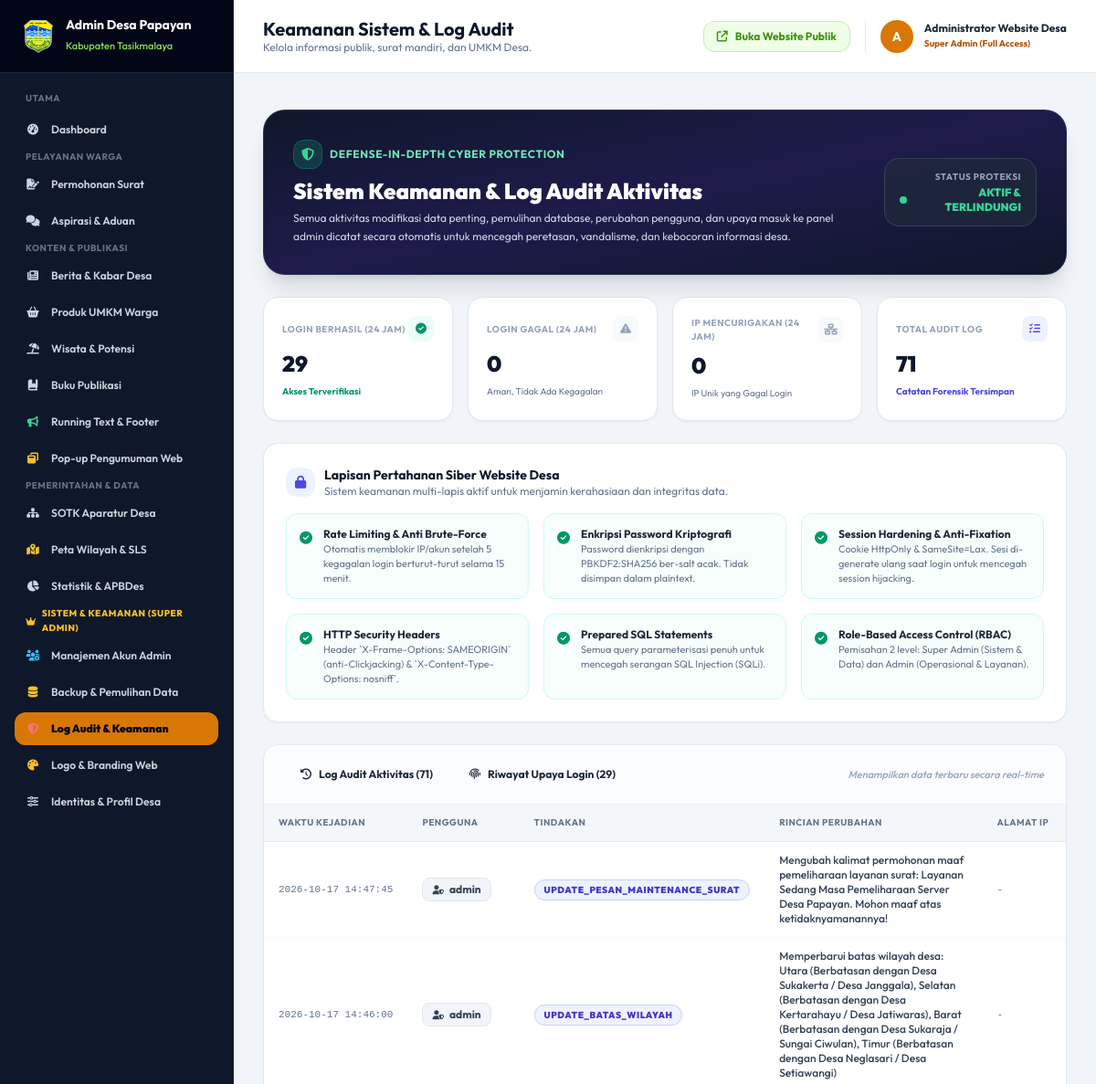
The page /admin/keamanan (signed in, upper part) on the database as committed earlier.
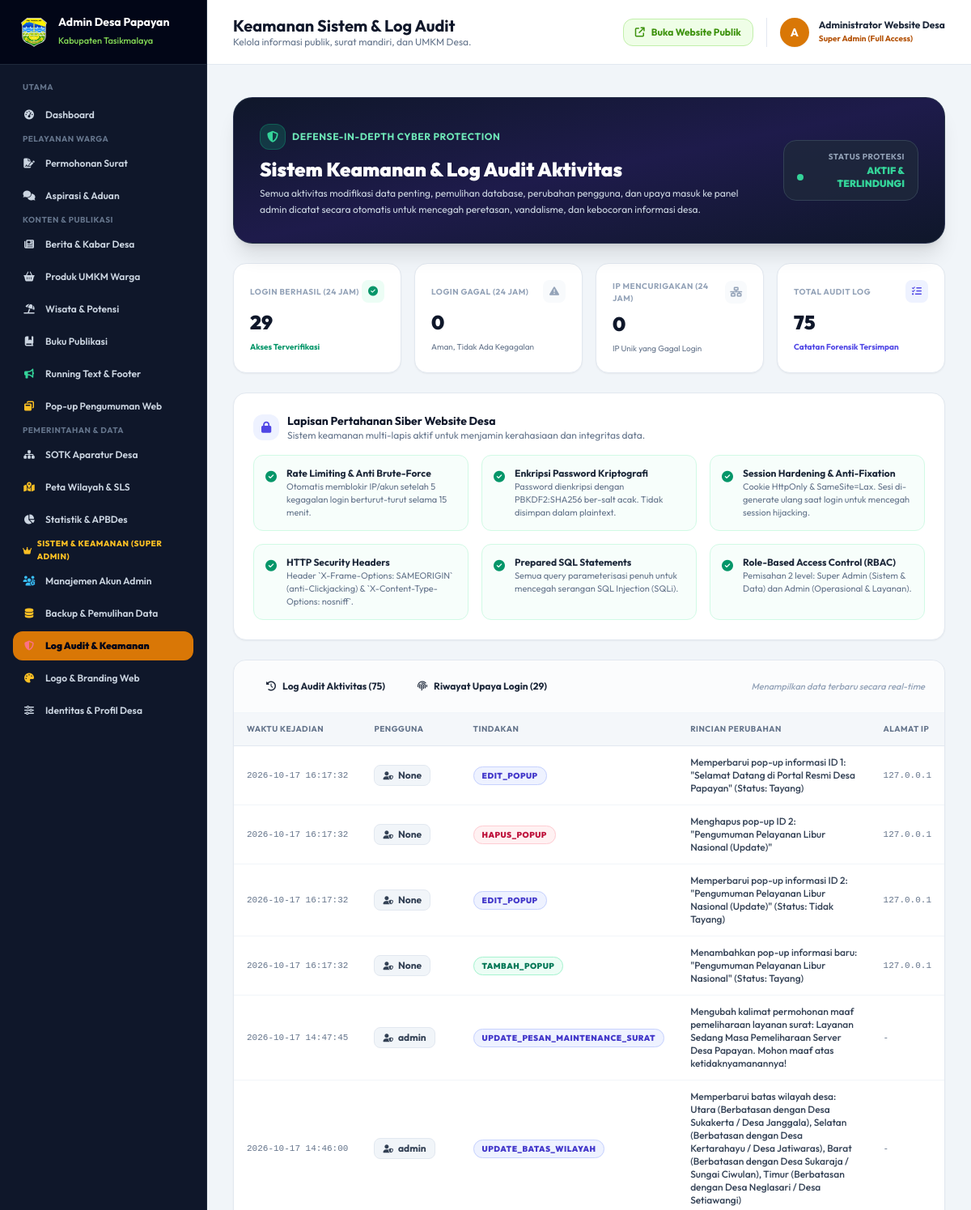
The same page on the database as committed later.
### tables this page shows
CREATE TABLE activity_logs (
        id INTEGER PRIMARY KEY AUTOINCREMENT,
        user_id INTEGER,
        username TEXT,
        action TEXT NOT NULL,
        details TEXT,
        ip_address TEXT,
        user_agent TEXT,
        created_at TIMESTAMP DEFAULT CURRENT_TIMESTAMP
    );

### app.py (the view)
@app.route('/admin/keamanan')
@superadmin_required
def admin_keamanan():
    conn = get_db()
    cursor = conn.cursor()
    cursor.execute("SELECT * FROM activity_logs ORDER BY id DESC LIMIT 100")
    logs = [dict(r) for r in cursor.fetchall()]
    cursor.execute("SELECT * FROM login_attempts ORDER BY id DESC LIMIT 50")
    attempts = [dict(r) for r in cursor.fetchall()]
    cursor.execute("SELECT COUNT(*) FROM login_attempts WHERE is_success = 0 AND attempted_at >= datetime('now', '-24 hours')")
    failed_24h = cursor.fetchone()[0] or 0
    cursor.execute("SELECT COUNT(*) FROM login_attempts WHERE is_success = 1 AND attempted_at >= datetime('now', '-24 hours')")
    success_24h = cursor.fetchone()[0] or 0
    cursor.execute("SELECT COUNT(DISTINCT ip_address) FROM login_attempts WHERE is_success = 0 AND attempted_at >= datetime('now', '-24 hours')")
    suspicious_ips = cursor.fetchone()[0] or 0
    conn.close()
    return render_template(
        'admin/keamanan.html',
        logs=logs,
        attempts=attempts,
        failed_24h=failed_24h,
        success_24h=success_24h,
        suspicious_ips=suspicious_ips
    )

### app.py (called while the page is built, shortened)
@app.after_request
def apply_security_headers(response):
    response.headers['X-Content-Type-Options'] = 'nosniff'
    response.headers['X-Frame-Options'] = 'SAMEORIGIN'
    response.headers['X-XSS-Protection'] = '1; mode=block'
    response.headers['Referrer-Policy'] = 'strict-origin-when-cross-origin'
    response.headers['Permissions-Policy'] = 'geolocation=(self)'
    return response

@app.before_request
def track_visitor_hit():
    if request.method == 'GET' and not (
        request.path.startswith('/static') or
        request.path.startswith('/admin') or
        request.path.startswith('/api')
    ):
        try:
            record_visitor_hit()
        except Exception:
            pass

def superadmin_required(f):
    @wraps(f)
    def decorated_function(*args, **kwargs):
        if 'user_id' not in session:
            flash('Silakan login terlebih dahulu.', 'warning')
            return redirect(url_for('admin_login'))
        return f(*args, **kwargs)
    return decorated_function

### database.py (called while the page is built)
def get_db():
    conn = sqlite3.connect(DB_PATH)
    conn.row_factory = sqlite3.Row
    return conn

### templates/admin/keamanan.html (shortened to what the changed rows need)
{% extends "base_admin.html" %}
{% block header_title %}Keamanan Sistem & Log Audit{% endblock %}
{% block content %}
<div class="space-y-6">
  <div class="bg-gradient-to-br from-slate-900 via-indigo-950 to-slate-900 text-white p-6 sm:p-8 rounded-3xl shadow-xl border border-slate-700/60 relative overflow-hidden">
    <div class="flex flex-col lg:flex-row lg:items-center justify-between gap-6 relative z-10">
      <div>
        <h2 class="text-xl sm:text-2xl font-black text-white">Sistem Keamanan & Log Audit Aktivitas</h2>
      </div>
    </div>
  </div>
  <div class="grid grid-cols-2 lg:grid-cols-4 gap-4">
    <div class="bg-white p-5 rounded-2xl border border-slate-200 shadow-sm">
      <div class="flex items-center justify-between">
        <span class="text-[10px] font-bold text-slate-400 uppercase tracking-wider">Total Audit Log</span>
        <span class="w-7 h-7 rounded-lg bg-indigo-50 text-indigo-600 flex items-center justify-center text-xs">
        </span>
      </div>
      <span class="text-2xl font-black text-slate-900 block mt-2">{{ logs|length }}</span>
      <span class="text-[10px] text-indigo-600 font-bold">Catatan Forensik Tersimpan</span>
    </div>
  </div>
  <div class="bg-white rounded-2xl border border-slate-200 shadow-sm overflow-hidden" x-data="{ activeTab: 'audit' }">
    <div class="px-6 py-4 border-b border-slate-100 flex flex-col sm:flex-row sm:items-center justify-between gap-3 bg-slate-50/50">
      <div class="flex items-center gap-2">
        <button type="button" @click="activeTab = 'audit'" :class="activeTab === 'audit' ? 'bg-indigo-600 text-white shadow-sm' : 'bg-white text-slate-600 hover:bg-slate-100'" class="px-4 py-2 rounded-xl text-xs font-bold transition flex items-center gap-2">
          <i class="fa-solid fa-clock-rotate-left"></i>
          <span>Log Audit Aktivitas ({{ logs|length }})</span>
        </button>
      </div>
    </div>
    <div x-show="activeTab === 'audit'" class="p-0">
      {% if logs %}
      <div class="overflow-x-auto">
        <table class="w-full text-left text-xs">
          <thead class="bg-slate-100/75 text-slate-500 font-bold border-b border-slate-200 uppercase tracking-wider text-[10px]">
            <tr>
              <th class="py-3 px-4">Waktu Kejadian</th>
              <th class="py-3 px-4">Pengguna</th>
              <th class="py-3 px-4">Tindakan</th>
              <th class="py-3 px-4">Rincian Perubahan</th>
              <th class="py-3 px-4">Alamat IP</th>
            </tr>
          </thead>
          <tbody class="divide-y divide-slate-100">
            {% for log in logs %}
            <tr class="hover:bg-slate-50/80 transition">
              <td class="py-3 px-4 whitespace-nowrap text-slate-500 font-mono text-[11px]">
                {{ log.created_at }}
              </td>
              <td class="py-3 px-4 font-bold text-slate-900 whitespace-nowrap">
                <span class="inline-flex items-center gap-1.5 px-2.5 py-1 rounded-lg bg-slate-100 border border-slate-200 text-slate-700">
                  <i class="fa-solid fa-user-shield text-[10px]"></i>
                  {{ log.username }}
                </span>
              </td>
              <td class="py-3 px-4 whitespace-nowrap">
                {% if 'RESTORE' in log.action or 'HAPUS' in log.action or 'RESET' in log.action %}
                  <span class="px-2.5 py-1 rounded-full text-[10px] font-black bg-rose-50 text-rose-700 border border-rose-200 uppercase tracking-wider">
                    {{ log.action }}
                  </span>
                {% elif 'BACKUP' in log.action or 'TAMBAH' in log.action %}
                  <span class="px-2.5 py-1 rounded-full text-[10px] font-black bg-emerald-50 text-emerald-700 border border-emerald-200 uppercase tracking-wider">
                    {{ log.action }}
                  </span>
                {% else %}
                  <span class="px-2.5 py-1 rounded-full text-[10px] font-black bg-indigo-50 text-indigo-700 border border-indigo-200 uppercase tracking-wider">
                    {{ log.action }}
                  </span>
                {% endif %}
              </td>
              <td class="py-3 px-4 text-slate-700 font-medium max-w-md break-words">
                {{ log.details or '-' }}
              </td>
              <td class="py-3 px-4 whitespace-nowrap text-slate-500 font-mono text-[11px]">
                {{ log.ip_address or '-' }}
              </td>
            </tr>
            {% endfor %}
          </tbody>
        </table>
      </div>
      {% endif %}
    </div>
  </div>
</div>
{% endblock %}

Rows that differ between the two databases and show on the page:
added activity_logs: created_at "2026-10-17 16:17:32", username "None", action "EDIT_POPUP", details "Memperbarui pop-up informasi ID 1: \"Selamat Datang di Portal Resmi Desa Papayan\" (Status: Tayang)", ip_address "127.0.0.1"
added activity_logs: created_at "2026-10-17 16:17:32", username "None", action "HAPUS_POPUP", details "Menghapus pop-up ID 2: \"Pengumuman Pelayanan Libur Nasional (Update)\"", ip_address "127.0.0.1"
added activity_logs: created_at "2026-10-17 16:17:32", username "None", action "EDIT_POPUP", details "Memperbarui pop-up informasi ID 2: \"Pengumuman Pelayanan Libur Nasional (Update)\" (Status: Tidak Tayang)", ip_address "127.0.0.1"
added activity_logs: created_at "2026-10-17 16:17:32", username "None", action "TAMBAH_POPUP", details "Menambahkan pop-up informasi baru: \"Pengumuman Pelayanan Libur Nasional\" (Status: Tayang)", ip_address "127.0.0.1"
Other text that changed with them:
{{ logs|length }}: "71" → "75"
